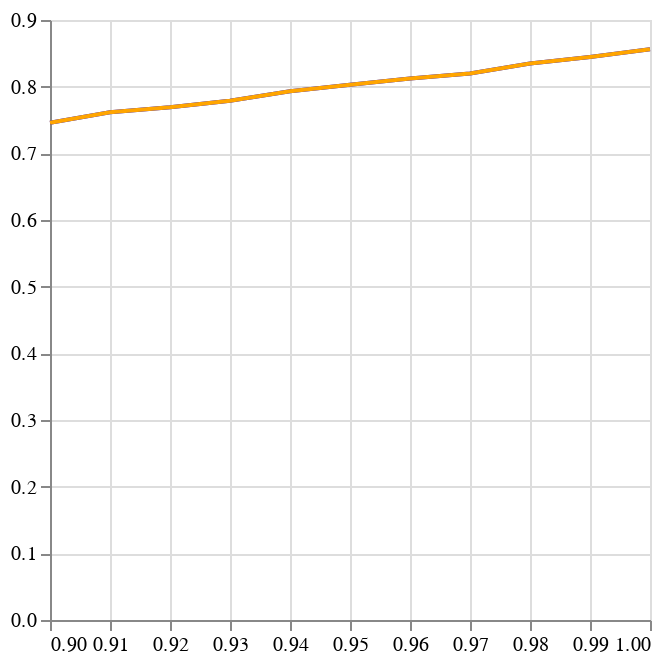

This figure's notebook cell:
### Markdown cell above
Gráficos da função s_propose

### Code cell
#variando lkt
graf1(1, 50, 90, 50, 50, s_propose)

### Figure 1 — Vega-Lite specification as saved in the notebook (floating-point values rounded to 4 significant figures)
{"data": {"values": [{"x": 0.9}, {"x": 0.91}, {"x": 0.92}, {"x": 0.93}, {"x": 0.94}, {"x": 0.95}, {"x": 0.96}, {"x": 0.97}, {"x": 0.98}, {"x": 0.99}, {"x": 1}]}, "encoding": {"x": {"field": "x", "title": null, "type": "quantitative"}}, "layer": [{"data": {"values": [{"x": 0.9, "y": 0.7459}, {"x": 0.91, "y": 0.7617}, {"x": 0.92, "y": 0.7693}, {"x": 0.93, "y": 0.779}, {"x": 0.94, "y": 0.793}, {"x": 0.95, "y": 0.8029}, {"x": 0.96, "y": 0.8122}, {"x": 0.97, "y": 0.8197}, {"x": 0.98, "y": 0.8347}, {"x": 0.99, "y": 0.8446}, {"x": 1, "y": 0.8562}]}, "encoding": {"x": {"field": "x", "title": null, "type": "quantitative"}, "y": {"field": "y", "title": null, "type": "quantitative"}}, "mark": {"color": "blue", "type": "line"}}, {"data": {"values": [{"x": 0.9, "y": 0.7459}, {"x": 0.91, "y": 0.7617}, {"x": 0.92, "y": 0.7693}, {"x": 0.93, "y": 0.779}, {"x": 0.94, "y": 0.793}, {"x": 0.95, "y": 0.8029}, {"x": 0.96, "y": 0.8122}, {"x": 0.97, "y": 0.8197}, {"x": 0.98, "y": 0.8347}, {"x": 0.99, "y": 0.8446}, {"x": 1, "y": 0.8562}]}, "encoding": {"x": {"field": "x", "title": null, "type": "quantitative"}, "y": {"field": "y", "title": null, "type": "quantitative"}}, "mark": {"color": "orange", "type": "line"}}]}
